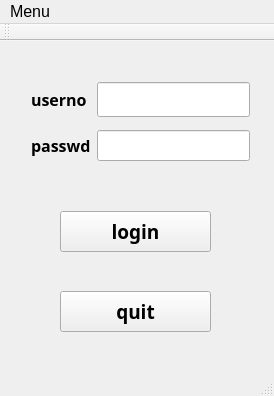
<?xml version="1.0" encoding="UTF-8"?>
<ui version="4.0">
 <class>MainWindow</class>
 <widget class="QMainWindow" name="MainWindow">
  <property name="geometry">
   <rect>
    <x>0</x>
    <y>0</y>
    <width>274</width>
    <height>396</height>
   </rect>
  </property>
  <property name="windowTitle">
   <string>MainWindow</string>
  </property>
  <widget class="QWidget" name="centralWidget">
   <widget class="QWidget" name="layoutWidget">
    <property name="geometry">
     <rect>
      <x>20</x>
      <y>30</y>
      <width>241</width>
      <height>101</height>
     </rect>
    </property>
    <layout class="QFormLayout" name="formLayout">
     <item row="1" column="0">
      <widget class="QLabel" name="userno">
       <property name="font">
        <font>
         <family>Aharoni</family>
         <pointsize>12</pointsize>
         <weight>75</weight>
         <bold>true</bold>
        </font>
       </property>
       <property name="text">
        <string>userno</string>
       </property>
      </widget>
     </item>
     <item row="1" column="1">
      <widget class="QLineEdit" name="lineEditUserno">
       <property name="font">
        <font>
         <family>Aharoni</family>
         <pointsize>14</pointsize>
         <weight>75</weight>
         <bold>true</bold>
        </font>
       </property>
       <property name="maxLength">
        <number>6</number>
       </property>
      </widget>
     </item>
     <item row="3" column="0">
      <widget class="QLabel" name="passwd">
       <property name="font">
        <font>
         <family>Aharoni</family>
         <pointsize>12</pointsize>
         <weight>75</weight>
         <bold>true</bold>
        </font>
       </property>
       <property name="text">
        <string>passwd</string>
       </property>
      </widget>
     </item>
     <item row="3" column="1">
      <widget class="QLineEdit" name="lineEditPasswd">
       <property name="font">
        <font>
         <family>Aharoni</family>
         <pointsize>12</pointsize>
         <weight>75</weight>
         <bold>true</bold>
        </font>
       </property>
       <property name="inputMask">
        <string/>
       </property>
       <property name="text">
        <string/>
       </property>
       <property name="maxLength">
        <number>32</number>
       </property>
       <property name="echoMode">
        <enum>QLineEdit::Password</enum>
       </property>
      </widget>
     </item>
     <item row="2" column="1">
      <spacer name="verticalSpacer">
       <property name="orientation">
        <enum>Qt::Vertical</enum>
       </property>
       <property name="sizeHint" stdset="0">
        <size>
         <width>20</width>
         <height>40</height>
        </size>
       </property>
      </spacer>
     </item>
    </layout>
   </widget>
   <widget class="QPushButton" name="quit">
    <property name="geometry">
     <rect>
      <x>60</x>
      <y>250</y>
      <width>151</width>
      <height>41</height>
     </rect>
    </property>
    <property name="font">
     <font>
      <family>Aharoni</family>
      <pointsize>14</pointsize>
      <weight>75</weight>
      <bold>true</bold>
     </font>
    </property>
    <property name="text">
     <string>quit</string>
    </property>
   </widget>
   <widget class="QPushButton" name="login">
    <property name="geometry">
     <rect>
      <x>60</x>
      <y>170</y>
      <width>151</width>
      <height>41</height>
     </rect>
    </property>
    <property name="font">
     <font>
      <family>Aharoni</family>
      <pointsize>14</pointsize>
      <weight>75</weight>
      <bold>true</bold>
     </font>
    </property>
    <property name="text">
     <string>login</string>
    </property>
   </widget>
  </widget>
  <widget class="QMenuBar" name="menuBar">
   <property name="geometry">
    <rect>
     <x>0</x>
     <y>0</y>
     <width>274</width>
     <height>27</height>
    </rect>
   </property>
   <property name="font">
    <font>
     <pointsize>12</pointsize>
    </font>
   </property>
   <widget class="QMenu" name="menu">
    <property name="title">
     <string>Menu</string>
    </property>
    <addaction name="actionSet_server"/>
    <addaction name="actionApply_id"/>
   </widget>
   <addaction name="menu"/>
  </widget>
  <widget class="QToolBar" name="mainToolBar">
   <attribute name="toolBarArea">
    <enum>TopToolBarArea</enum>
   </attribute>
   <attribute name="toolBarBreak">
    <bool>false</bool>
   </attribute>
  </widget>
  <widget class="QStatusBar" name="statusBar"/>
  <action name="actionApply">
   <property name="text">
    <string>apply</string>
   </property>
   <property name="font">
    <font>
     <family>Aharoni</family>
     <pointsize>12</pointsize>
     <weight>75</weight>
     <bold>true</bold>
    </font>
   </property>
  </action>
  <action name="actionSet_server">
   <property name="text">
    <string>set server</string>
   </property>
   <property name="font">
    <font>
     <family>Aharoni</family>
     <pointsize>12</pointsize>
     <weight>75</weight>
     <bold>true</bold>
    </font>
   </property>
  </action>
  <action name="actionApply_id">
   <property name="text">
    <string>apply id</string>
   </property>
   <property name="font">
    <font>
     <family>Aharoni</family>
     <pointsize>12</pointsize>
     <weight>75</weight>
     <bold>true</bold>
    </font>
   </property>
  </action>
 </widget>
 <layoutdefault spacing="6" margin="11"/>
 <resources/>
 <connections/>
 <slots>
  <signal>gotoView(int)</signal>
 </slots>
</ui>
